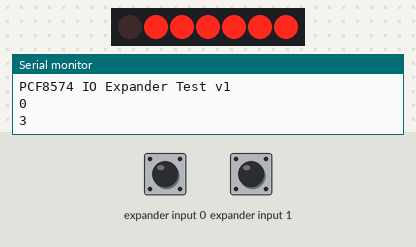
Simulated run of this sketch. Board: Arduino Uno, built with avr-gcc and run on an emulated ATmega328P. Parts: 7 port-expander outputs drawn as a row of LEDs (first output left, lit = HIGH), the last lines printed to the serial monitor. Wiring (inferred from the names in the program): PCF8574 port expander at I2C address 0x20. Wiring (inferred from the signals the program sends): row of LEDs: on Q0, Q2, Q3, Q4, Q5, Q6, Q7. The inputs (shaded band) are chosen by the test bench; at power-on: expander input 0 HIGH, expander input 1 HIGH.

Above: at 0.2 s.
At 1.7 s:
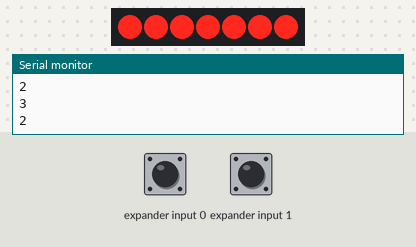
Timing chart, 0 to 3.0 s (numbered marks = the images above):
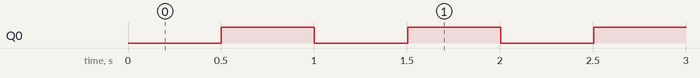

Measured:
- by itself, Q0: alternates HIGH for 0.50 s and LOW for 0.50 s

The sketch:

pcf8574_test.ino
```cpp
// The PCF8574 I/O expander board adds 8 input/output pins to your Arduino
// It consumes the two I2C pins (to talk to it) so you gain a net of 6 pins.
// Each pin can be used as either an input or an output.

// Include the wire library to get I2C bus functionality (similar to Serial).
#include <Wire.h>

// The PCF8574's default address is 0x20 but you can modify that address using
// the 3 yellow jumpers on the board.  This gives you an address range or
// 0x20 to 0x27.  Changing the address is only necessary when you have multiple
// I2C devices on the same bus with the same address (which is not allowed).
#define PCF8574_I2C_ADDRESS         0x20

// Define the pins to make them a bit easier to use
#define P0  0x01
#define P1  0x02
#define P2  0x04
#define P3  0x08
#define P4  0x10
#define P5  0x20
#define P6  0x40
#define P7  0x80

// By default, we set all the pins to ones so they can be used as inputs
#define PCF8574_DEFAULT_PIN_VALUES  (P7 | P6 | P5 | P4 | P3 | P2 | P1 | P0)


// Set the pins on the I/O expander board
int setExpanderPins(unsigned char pinValues) {
  int status;

  Wire.beginTransmission(PCF8574_I2C_ADDRESS);
  Wire.write(pinValues);
  status = Wire.endTransmission();

  return status;
}

// Get the input pin values on the I/O expander board
unsigned char getExpanderPins() {
  unsigned char pinValues;

  Wire.requestFrom(PCF8574_I2C_ADDRESS, 1);
  while(Wire.available()) {
    // Should only get one byte
    pinValues = Wire.read();
  }

  return pinValues;
}

void setup() {
  int status = 0;

  Serial.begin(115200);
  Serial.println("PCF8574 IO Expander Test v1");

  // Open I2C bus and start/stop a transmission to see if we can talk
  // to the I/O expander board
  // Notes:
  //   - Bits are used to set the value of each of the 8 ports
  //   - For an output, 0 = low and 1 = high
  //   - For an input, first write a 1 to that bit and then you'll be able
  //     to read it's value (0 or 1).  No need to write a 1 each time you read
  //   - All the pins are written to or read at once (one byte)
  //   - In the byte, P0 is the least-significant-bit and P7 is the
  //     most-significant-bit so in the 8-bit byte, the pins map out to:
  //             P7 P6 P5 P4 P3 P2 P1 P0
  //   - It helps if you know how to convert from binary to hexadecimal numbers
  //      e.g. To write set P6, P5, P4 and P0 outputs high and all other outputs low
  //                01110001 binary = 0x71 hexidecimal, so write 0x71
  //   - Alternatively, we can define the bit values and "or" them together using '|'
  Wire.begin();
  setExpanderPins(PCF8574_DEFAULT_PIN_VALUES);

  // Print the status
  //   0:success
  //   1:data too long to fit in transmit buffer
  //   2:received NACK on transmit of address
  //   3:received NACK on transmit of data
  //   4:other error
  Serial.println(status);
}

void loop() {
  unsigned char pinValues = 0;

  // In this example, P0 is an LED and P1 is a switch.
  // Wiring:
  // - P0 > LED > resistor > GND
  // - P1 > switch > resistor > GND

  // When setting the pins, include all outputs you want to set high
  // and all inputs to make sure they stay set to 'input'
  setExpanderPins(P0 | P1);   // LED on
  pinValues = getExpanderPins();
  Serial.println(pinValues, HEX);
  delay(500);

  setExpanderPins(P1);        // LED off
  pinValues = getExpanderPins();
  Serial.println(pinValues, HEX);
  delay(500);
}
```
